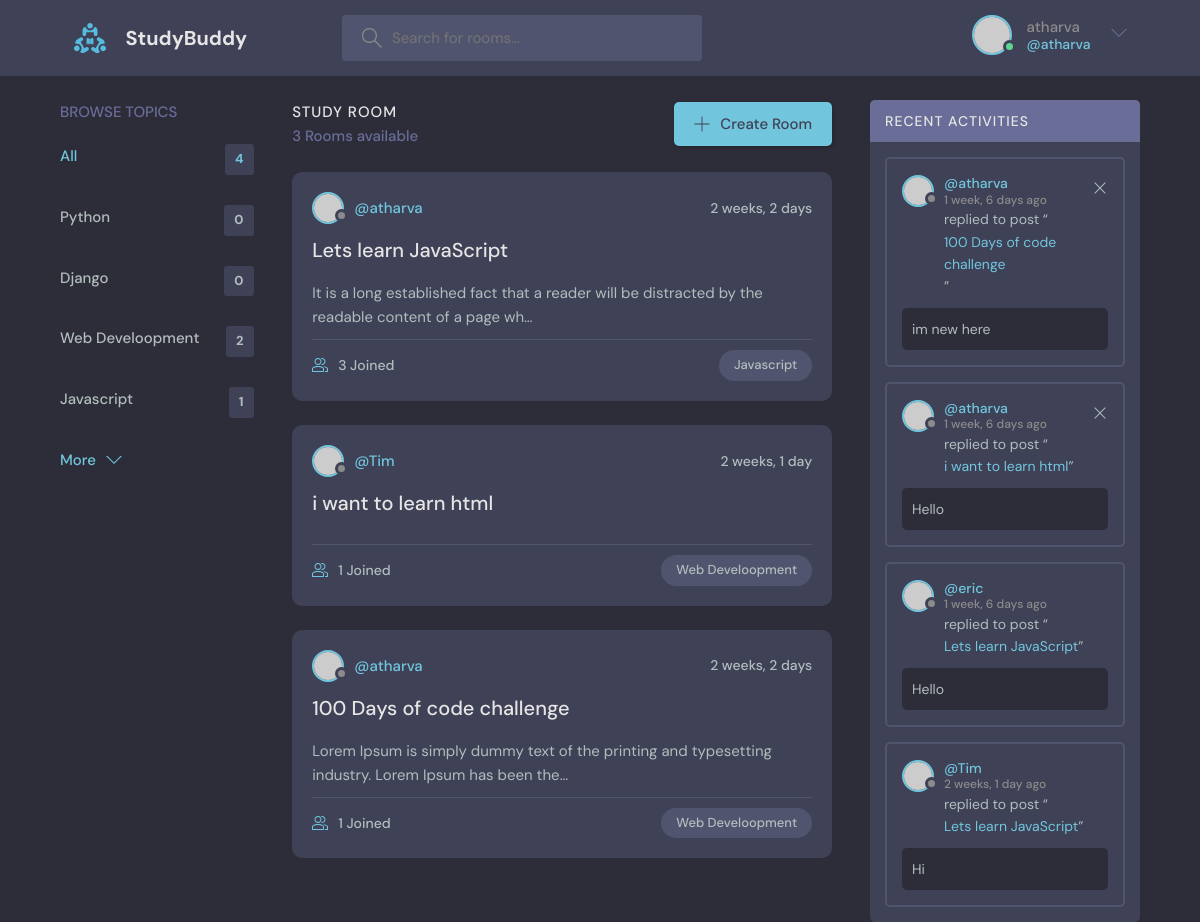
The app's page / (signed in) with its own data.
### base/models.py (models this page shows, shortened)
class Topic(models.Model):
    name = models.CharField(max_length = 200)

class Room(models.Model):
    host = models.ForeignKey(User, on_delete = models.SET_NULL, null = True)  #when user deleted set to null
    topic = models.ForeignKey(Topic , on_delete = models.SET_NULL, null = True) #when topic deleted set to null
    name = models.CharField(max_length = 200)
    description = models.TextField(null = True, blank = True )
    participants = models.ManyToManyField(User, related_name = 'participants',blank = True)
    updated = models.DateTimeField(auto_now = True) #whenever updated it will change to curr time
    create = models.DateTimeField(auto_now_add = True) #when created will set to curr time and not update
    class Meta:
        ordering = ['-updated', '-create']
    def __str__(self):
        return self.name

class Message(models.Model):
    user = models.ForeignKey(User, on_delete = models.CASCADE)  #on deleting user delete messagess
    room = models.ForeignKey(Room, on_delete = models.CASCADE)  #on deleting room delete messages
    body = models.TextField()
    updated = models.DateTimeField(auto_now = True)
    create = models.DateTimeField(auto_now_add = True)
    class Meta:
        ordering = ['-updated', '-create']

### base/views.py (the view)
# urls.py: path('',views.home, name = "home"),
def home(request):
    q = request.GET.get('q') if request.GET.get('q') != None else ''
    rooms = Room.objects.filter(
        Q(topic__name__icontains = q) |
        Q(name__icontains = q)|
        Q(description__icontains = q)
        )  #get all rooms from db with the query parameter
    topics = Topic.objects.all()
    room_count = rooms.count()
    room_messages = Message.objects.filter(Q(room__topic__name__icontains = q))
    context = {'rooms' : rooms, 'topics': topics, 'room_count': room_count, 'room_messages': room_messages}
    return render(request, 'base/home.html', context)

### base/templates/base/home.html (shortened to what this page needs)
{% extends 'main.html' %}
{% block content %}
<main class="layout layout--3">
      <div class="container">
         {% include 'base/topics_component.html' %}
        <div class="roomList">
          <div class="roomList__header">
            <div>
              <h2>Study Room</h2>
              <p>{{room_count}} Rooms available</p>
            </div>
            <a class="btn btn--main" href="create-room.html">
              <svg version="1.1" xmlns="http://www.w3.org/2000/svg" width="32" height="32" viewBox="0 0 32 32">
                <title>add</title>
                <path
                  d="M16.943 0.943h-1.885v14.115h-14.115v1.885h14.115v14.115h1.885v-14.115h14.115v-1.885h-14.115v-14.115z"
                ></path>
              </svg>
              Create Room
            </a>
          </div>
          {% include 'base/feed_component.html' %}
        </div>
         {% include 'base/activity_component.html' %}
      </div>
    </main>
{% endblock %}

### templates/navbar.html (shortened to what this page needs)
{% load static %}
<header class="header header--loggedIn">
      <div class="container">
        <a href="{% url 'home' %}" class="header__logo">
          <img src="{% static 'images/logo.svg' %}" />
          <h1>StudyBuddy</h1>
        </a>
        <form class="header__search" method = 'GET' action = "{% url 'home' %}">
          <label>
            <input name = 'q' placeholder="Search for rooms..." />
          </label>
        </form>
        <nav class="header__menu">
            {% if request.user.is_authenticated %}
          <div class="header__user">
            <a href="profile.html">
              <div class="avatar avatar--medium active">
                <img src="https://randomuser.me/api/portraits/men/37.jpg" />
              </div>
              <p>{{ request.user.username }}<span>@{{ request.user.username }}</span></p>
            </a>
            <button class="dropdown-button">
              <svg version="1.1" xmlns="http://www.w3.org/2000/svg" width="32" height="32" viewBox="0 0 32 32">
                <title>chevron-down</title>
                <path d="M16 21l-13-13h-3l16 16 16-16h-3l-13 13z"></path>
              </svg>
            </button>
          </div>
          {% else %}
          <a href="{% url 'login' %}">
            <img src="{% static 'images/avatar.svg' %}" />
            <p>Login</p>
          </a>
          {% endif %}
        </nav>
      </div>
    </header>

### base/templates/base/topics_component.html
<div class="topics">
          <div class="topics__header">
            <h2>Browse Topics</h2>
          </div>
          <ul class="topics__list">
            <li>
              <a href="{% url 'home' %}" class="active">All <span>{{topics.count}}</span></a>
            </li>
            {% for topic in topics %}
            <li>
              <a href="{% url 'home' %}?q={{topic.name}}">{{topic.name}} <span>{{topic.room_set.all.count}}</span></a>
            </li>
            {% endfor %}
          </ul>
          <a class="btn btn--link" href="topics.html">
            More
            <svg version="1.1" xmlns="http://www.w3.org/2000/svg" width="32" height="32" viewBox="0 0 32 32">
              <title>chevron-down</title>
              <path d="M16 21l-13-13h-3l16 16 16-16h-3l-13 13z"></path>
            </svg>
          </a>
        </div>

### base/templates/base/feed_component.html (shortened to what this page needs)
{% for room in rooms %}
<div class="roomListRoom">
            <div class="roomListRoom__header">
              <a href="{% url 'user-profile' room.host.id %}" class="roomListRoom__author">
                <div class="avatar avatar--small">
                  <img src="https://randomuser.me/api/portraits/women/11.jpg" />
                </div>
                <span>@{{room.host.username}}</span>
              </a>
              <div class="roomListRoom__actions">
                <span>{{room.create|timesince}}</span>
              </div>
            </div>
            <div class="roomListRoom__content">
              <a href="{% url 'room' room.id %}">{{room.name}}</a>
              <p>
                {{room.description|truncatechars:100}}
              </p>
            </div>
            <div class="roomListRoom__meta">
              <a href="{% url 'room' room.id %}" class="roomListRoom__joined">
                {{room.participants.all.count}} Joined
              </a>
              <p class="roomListRoom__topic">{{room.topic.name}}</p>
            </div>
</div>
{% endfor %}

### base/templates/base/activity_component.html
<div class="activities">
          <div class="activities__header">
            <h2>Recent Activities</h2>
          </div>
          {% for message in room_messages %}
          <div class="activities__box">
            <div class="activities__boxHeader roomListRoom__header">
              <a href="{% url 'user-profile' message.user.id %}" class="roomListRoom__author">
                <div class="avatar avatar--small">
                  <img src="https://randomuser.me/api/portraits/women/11.jpg" />
                </div>
                <p>
                  @{{message.user}}
                  <span>{{message.create|timesince}} ago</span>
                </p>
              </a>
              {% if request.user == message.user %}
              <div class="roomListRoom__actions">
                <a href="{% url 'delete-message' message.id %}">
                  <svg version="1.1" xmlns="http://www.w3.org/2000/svg" width="32" height="32" viewBox="0 0 32 32">
                    <title>remove</title>
                    <path
                      d="M27.314 6.019l-1.333-1.333-9.98 9.981-9.981-9.981-1.333 1.333 9.981 9.981-9.981 9.98 1.333 1.333 9.981-9.98 9.98 9.98 1.333-1.333-9.98-9.98 9.98-9.981z"
                    ></path>
                  </svg>
                </a>
              </div>
              {% endif %}
            </div>
            <div class="activities__boxContent">
              <p>replied to post “<a href="{% url 'room' message.room.id %}">{{message.room}}</a>”</p>
              <div class="activities__boxRoomContent">
                {{message.body}}
              </div>
            </div>
          </div>
          {% endfor %}
</div>

### records on screen
Topic: name "Python", room_set.all.count "0"
Topic: name "Django", room_set.all.count "0"
Topic: name "Web Develoopment", room_set.all.count "2"
Topic: name "Javascript", room_set.all.count "1"
Room: host.username "atharva", create "2 weeks, 2 days", name "Lets learn JavaScript", description "It is a long established fact that a reader will be distracted by the readable content of a page wh…", participants.all.count "3", topic.name "Javascript"
Room: host.username "Tim", create "2 weeks, 1 day", name "i want to learn html", participants.all.count "1", topic.name "Web Develoopment"
Room: host.username "atharva", create "2 weeks, 2 days", name "100 Days of code challenge", description "Lorem Ipsum is simply dummy text of the printing and typesetting industry. Lorem Ipsum has been the…", participants.all.count "1", topic.name "Web Develoopment"
Message: user "atharva", create "1 week, 6 days", room "100 Days of code challenge", body "im new here"
Message: user "atharva", create "1 week, 6 days", room "i want to learn html", body "Hello"
Message: user "eric", create "1 week, 6 days", room "Lets learn JavaScript", body "Hello"
Message: user "Tim", create "2 weeks, 1 day", room "Lets learn JavaScript", body "Hi"

### other values on screen
{{ request.user.username }} "atharva"
{{ topics.count }} "4"
{{ room_count }} "3"
